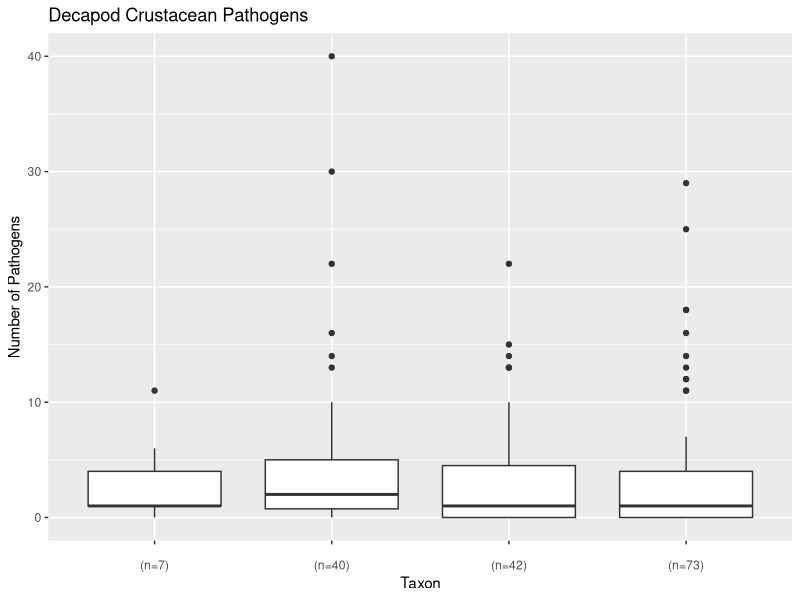
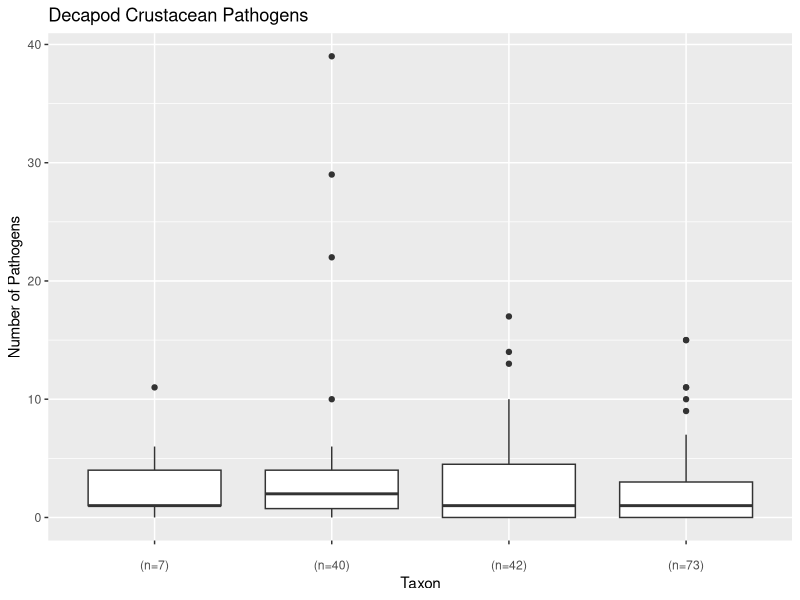
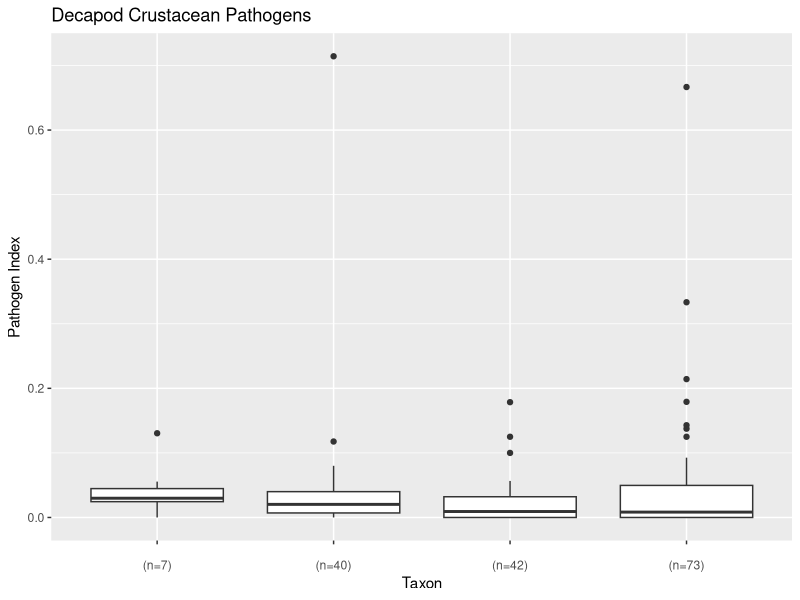
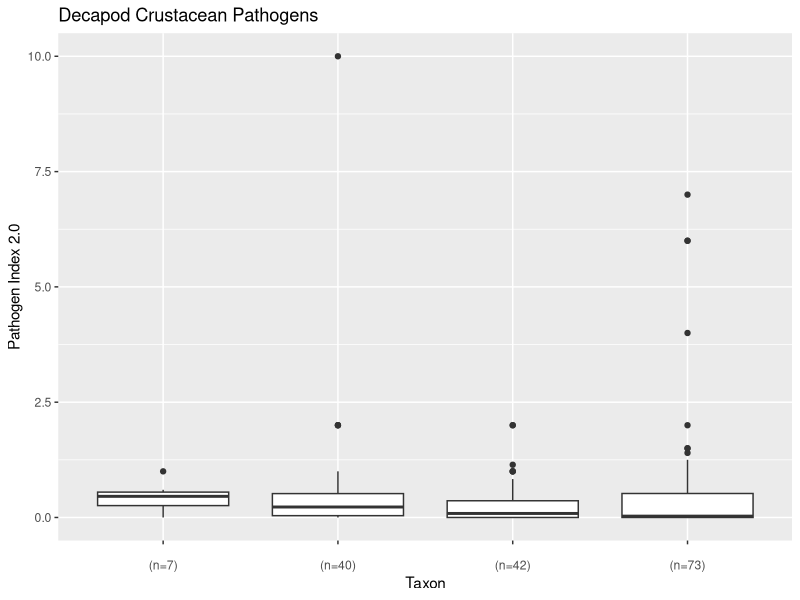
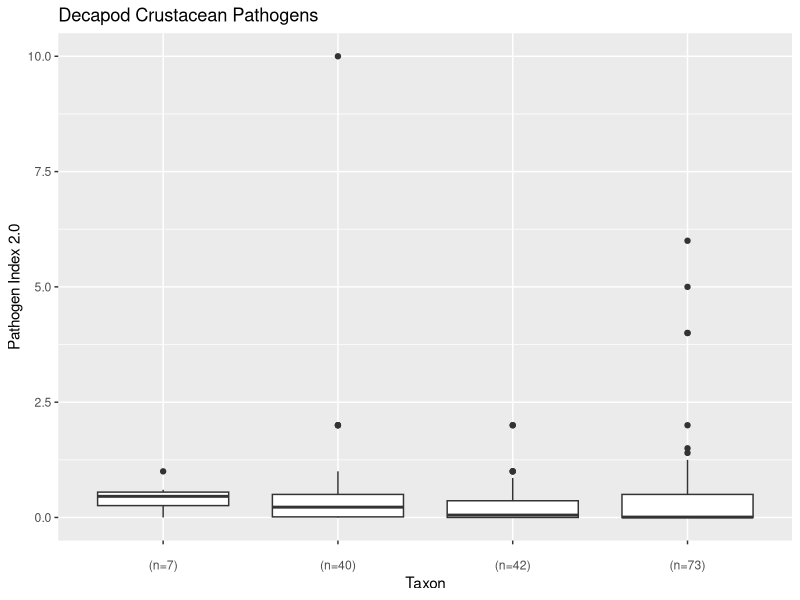
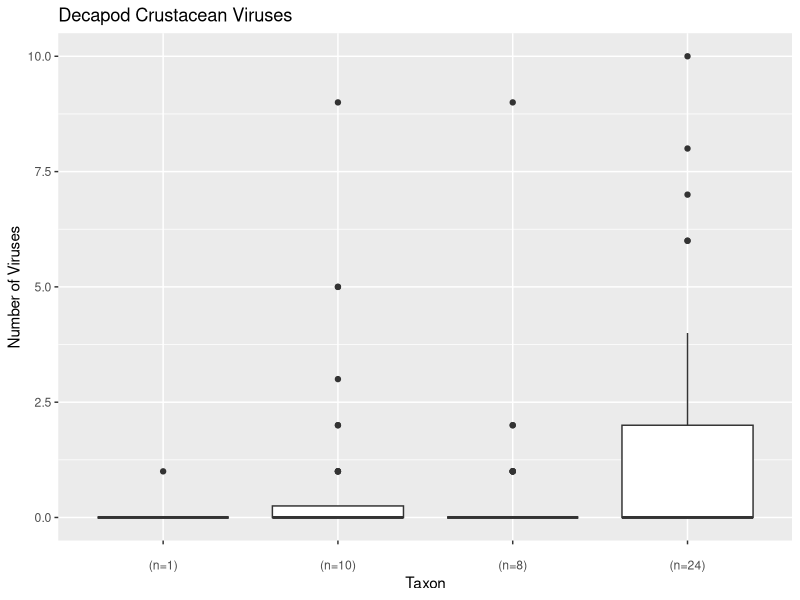
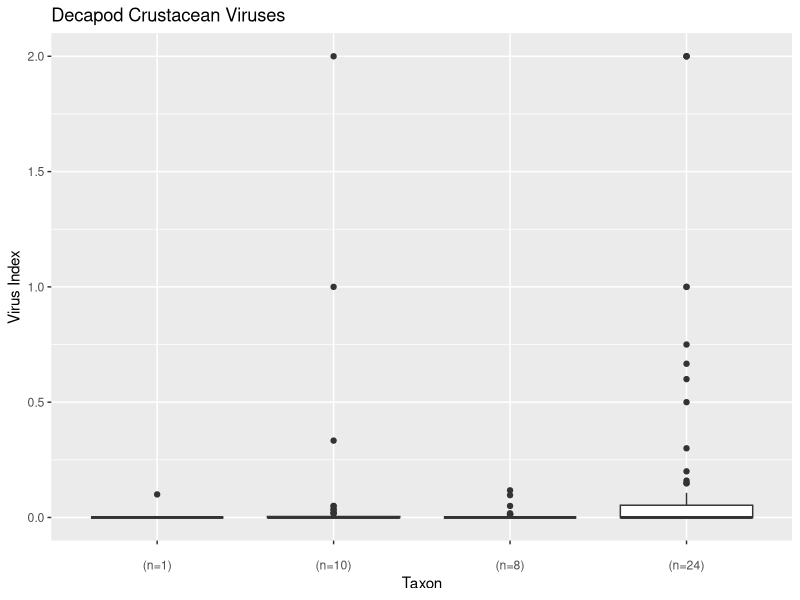
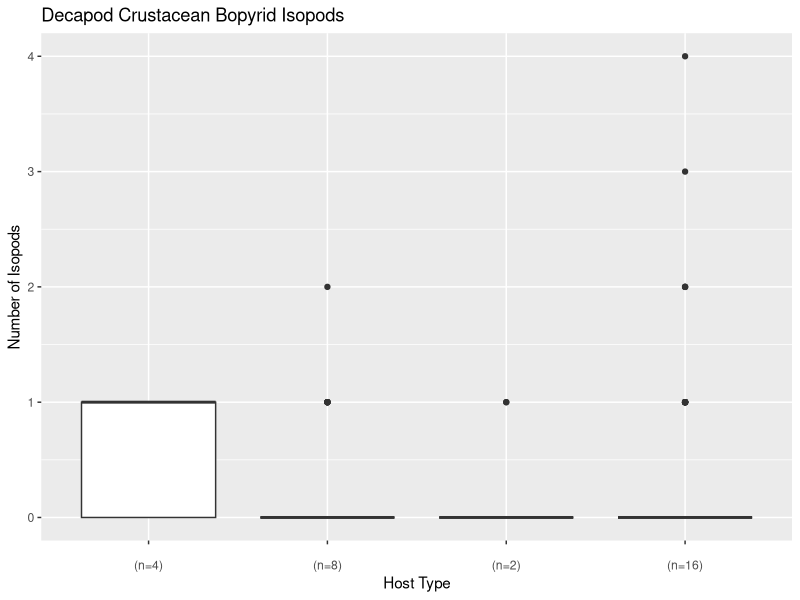

The R source for these figures, in order: (Note: this script raises an error after producing the figures.)
#Preliminary Plotting
######################
#162 SPECIES
######################

#####################
#SWEEP ENVIRONMENT
#####################

library(ggplot2)
library(dplyr)
library(cowplot)
library(reshape)
library(scales)


decapods <- read.csv("analyze_data/hosts_clean_pathcounts162.csv")
path_hosts <- read.csv("clean_data/path_hosts_clean.csv")
pathogens <- read.csv("clean_data/pathogen_clean.csv")
path_hosts_wild <- read.csv("clean_data/path_hosts_clean_wild.csv")
decapods_wild <- read.csv("analyze_data/hosts_clean_pathcounts162_wild.csv")

path_hosts %>% 
  group_by(in_wild) %>% 
  count(in_wild)

#Tasks
#1-Graph total number of pathogens per taxa
#2-Graph # viruses per host type
#3-Graph #isopods per taxa
#4-Graph rhizocephalan barnacles per taxa
#5-Graph # bacteria per taxa
#6-Graph # microsporidians per taxa
#7-Scatterplot number pathogens vs longevity
#8-scatterplot of num_viruses vs longev
#9-#boxplot of aq.hab vs num_pathogens
##*need to make simplified habitat column and continue
#10-boxplot of aq.hab vs num_viruses
#11-graph longevity by taxa
#12-Graph number pathogens by sociality
##*need to add what the scores mean
#13-Graph number of viruses by sociality
#14-Graph tranmission by taxa
#15-Graph requirements by taxa
#16-Graph size by taxa

levels(pathogens$pathogen_type)
#number of different types of pathogens
path_type_count <- pathogens %>% 
  group_by(pathogen_type) %>% 
  count(pathogen_type) %>% 
  rename(c(n="n_paths"))
path_type_count

####################################
#PLOTS


#1-
#Graph total number of pathogens per taxa
#create vector with host_type levels and number of species in each
xlab_path <- paste(levels(decapods$host_type),"\n(n=",
                   table(decapods$host_type),")",sep="")
ggplot(data=decapods, aes(x=host_type,y=num_pathogens))+
  geom_boxplot()+
  labs(x="Taxon",y="Number of Pathogens",title="Decapod Crustacean Pathogens")+
  scale_x_discrete(labels=xlab_path)

#wild
xlab_path_wild<- paste(levels(decapods_wild$host_type),"\n(n=",
                       table(decapods_wild$host_type),")",sep="")
ggplot(data=decapods_wild, aes(x=host_type,y=num_pathogens))+
  geom_boxplot()+
  labs(x="Taxon",y="Number of Pathogens",title="Decapod Crustacean Pathogens")+
  scale_x_discrete(labels=xlab_path_wild)

#1.5 Pathogens per taxon per citation (pathogen index)
ggplot(data=decapods, aes(x=host_type,y=num_pathogens/num_results))+
  geom_boxplot()+
  labs(x="Taxon",y="Pathogen Index",title="Decapod Crustacean Pathogens")+
  scale_x_discrete(labels=xlab_path)

#1.5.5 Try different index, divide by # pathogen citations instead
ggplot(data=decapods, aes(x=host_type,y=num_pathogens/path_search_results))+
  geom_boxplot()+
  labs(x="Taxon",y="Pathogen Index 2.0",title="Decapod Crustacean Pathogens")+
  scale_x_discrete(labels=xlab_path)
#wild
ggplot(data=decapods_wild, aes(x=host_type,y=num_pathogens/path_search_results))+
  geom_boxplot()+
  labs(x="Taxon",y="Pathogen Index 2.0",title="Decapod Crustacean Pathogens")+
  scale_x_discrete(labels=xlab_path_wild)

############
#Path groups by taxon
############

#2-
#Graph # viruses per host type
#create vector with host_type levels and number of each host_type that has viruses
#however, it's plotting all, including those spp with ZERO viruses
xlab_vir <- paste(levels(decapods$host_type),"\n(n=",
                  table(decapods$host_type[decapods$num_viruses>0]),")",sep="")
ggplot(data=decapods, aes(x=host_type,y=num_viruses))+
  geom_boxplot()+
  labs(x="Taxon",y="Number of Viruses",title="Decapod Crustacean Viruses")+
  scale_x_discrete(labels=xlab_vir)

#2.5 virus index per host type
ggplot(data=decapods, aes(x=host_type,y=(num_viruses/path_search_results)))+
  geom_boxplot()+
  labs(x="Taxon",y="Virus Index",title="Decapod Crustacean Viruses")+
  scale_x_discrete(labels=xlab_vir)

#3-
#graph isopods per taxa
#however plotting those with 0
xlab_isopod <- paste(levels(decapods$host_type),"\n(n=",
                     table(decapods$host_type[decapods$num_isopods>0]),")",sep="")
ggplot(data=decapods, aes(x=host_type,y=num_isopods))+
  geom_boxplot()+
  labs(x="Host Type",y="Number of Isopods",title="Decapod Crustacean Bopyrid Isopods")+
  scale_x_discrete(labels=xlab_isopod)
#isopod index
ggplot(data=decapods, aes(x=host_type,y=(num_isopods/path_search_results)))+
  geom_boxplot()+
  labs(x="Host Type",y="Isopod Index",title="Decapod Crustacean Bopyrid Isopods")+
  scale_x_discrete(labels=xlab_isopod)

#4-
#rhizocephalan barnacles per taxa
#however plotting those with 0
xlab_rhiz <- paste(levels(decapods$host_type),"\n(N=",
                   table(decapods$host_type[decapods$num_rhiz>0]),")",sep="")
ggplot(data=decapods, aes(x=host_type,y=num_rhiz))+
  geom_boxplot()+
  labs(x="Host Type",y="Number of Barnacles",title="Decapod Crustacean Rhizocephalan Barnacles")+
  scale_x_discrete(labels=xlab_rhiz)
#barnacle index
ggplot(data=decapods, aes(x=host_type,y=(num_rhiz/path_search_results)))+
  geom_boxplot()+
  labs(x="Host Type",y="Barnacle Index",title="Decapod Crustacean Rhizocephalan Barnacles")+
  scale_x_discrete(labels=xlab_rhiz)

#5-
#Graph # bacteria per taxa
xlab_bacteria <- paste(levels(decapods$host_type),"\n(N=",
                   table(decapods$host_type[decapods$num_bacteria>0]),")",sep="")
ggplot(data=decapods, aes(x=host_type,y=num_bacteria))+
  geom_boxplot()+
  labs(x="Host Type",y="Number of Bacteria Species",title="Decapod Crustacean Bacterial Parasites")+
  scale_x_discrete(labels=xlab_bacteria)
#bacteria index
ggplot(data=decapods, aes(x=host_type,y=(num_bacteria/path_search_results)))+
  geom_boxplot()+
  labs(x="Host Type",y="Bacteria Index",title="Decapod Crustacean Bacterial Parasites")+
  scale_x_discrete(labels=xlab_bacteria)
#5.1
#Graph # intracellular bacteria
xlab_bact_intra <- paste(levels(decapods$host_type),"\n(N=",
                         table(decapods$host_type[decapods$num_bacteria_intra>0]),")",sep="")
ggplot(data=decapods, aes(x=host_type,y=num_bacteria_intra))+
  geom_boxplot()+
  labs(x="Host Type",y="Number of Intracellular Bacteria Species",
       title="Decapod Crustacean Intracellular Bacterial Parasites")+
  scale_x_discrete(labels=xlab_bact_intra)
#intracellular bacteria index
ggplot(data=decapods, aes(x=host_type,y=(num_bacteria_intra/path_search_results)))+
  geom_boxplot()+
  labs(x="Host Type",y="Intracellular Bacteria Index",
       title="Decapod Crustacean Intracellular Bacterial Parasites")+
  scale_x_discrete(labels=xlab_bact_intra)
#5.2
#Graph # extracellular bacteria
xlab_bact_extra <- paste(levels(decapods$host_type),"\n(N=",
                         table(decapods$host_type[decapods$num_bacteria_extra>0]),")",sep="")
ggplot(data=decapods, aes(x=host_type,y=num_bacteria_extra))+
  geom_boxplot()+
  labs(x="Host Type",y="Number of Extracellular Bacteria Species",
       title="Decapod Crustacean Extracellular Bacterial Parasites")+
  scale_x_discrete(labels=xlab_bact_extra)
#intracellular  index
ggplot(data=decapods, aes(x=host_type,y=(num_bacteria_extra/path_search_results)))+
  geom_boxplot()+
  labs(x="Host Type",y="Intracellular Bacteria Index",
       title="Decapod Crustacean Extracellular Bacterial Parasites")+
  scale_x_discrete(labels=xlab_bact_extra)
#6-
#Graph # microsporidians per taxa
xlab_microsp <- paste(levels(decapods$host_type),"\n(N=",
                       table(decapods$host_type[decapods$num_microsp>0]),")",sep="")
ggplot(data=decapods, aes(x=host_type,y=num_microsp))+
  geom_boxplot()+
  labs(x="Host Type",y="Number of Microsporidians",title="Decapod Crustacean Microsporidian Parasites")+
  scale_x_discrete(labels=xlab_microsp)
#microsporidian index
ggplot(data=decapods, aes(x=host_type,y=(num_microsp/path_search_results)))+
  geom_boxplot()+
  labs(x="Host Type",y="Microsporidian Index",title="Decapod Crustacean Microsporidian Parasites")+
  scale_x_discrete(labels=xlab_microsp)

#Graph # apicomplexans
xlab_api <- paste(levels(decapods$host_type),"\n(N=",
                      table(decapods$host_type[decapods$num_api>0]),")",sep="")
ggplot(data=decapods, aes(x=host_type,y=num_api))+
  geom_boxplot()+
  labs(x="Host Type",y="Number of Apicomplexans",title="Decapod Crustacean Apicomplexan Parasites")+
  scale_x_discrete(labels=xlab_api)
#apicomplexan index
ggplot(data=decapods, aes(x=host_type,y=num_api/path_search_results))+
  geom_boxplot()+
  labs(x="Host Type",y="Apicomplexan Index",title="Decapod Crustacean Apicomplexan Parasites")+
  scale_x_discrete(labels=xlab_api)

#graph # cestodes
xlab_cestode <- paste(levels(decapods$host_type),"\n(N=",
                  table(decapods$host_type[decapods$num_cestode>0]),")",sep="")
ggplot(data=decapods, aes(x=host_type,y=num_cestode))+
  geom_boxplot()+
  labs(x="Host Type",y="Number of Cestodes",title="Decapod Crustacean Cestode Parasites")+
  scale_x_discrete(labels=xlab_cestode)
#apicomplexan index
ggplot(data=decapods, aes(x=host_type,y=num_cestode/path_search_results))+
  geom_boxplot()+
  labs(x="Host Type",y="Cestode Index",title="Decapod Crustacean Cestode Parasites")+
  scale_x_discrete(labels=xlab_cestode)

#graph # fungi
xlab_fungi <- paste(levels(decapods$host_type),"\n(N=",
                      table(decapods$host_type[decapods$num_fungi>0]),")",sep="")
ggplot(data=decapods, aes(x=host_type,y=num_fungi))+
  geom_boxplot()+
  labs(x="Host Type",y="Number of Fungi",title="Decapod Crustacean Fungi Parasites")+
  scale_x_discrete(labels=xlab_fungi)
#apicomplexan index
ggplot(data=decapods, aes(x=host_type,y=num_fungi/path_search_results))+
  geom_boxplot()+
  labs(x="Host Type",y="Fungi Index",title="Decapod Crustacean Fungi Parasites")+
  scale_x_discrete(labels=xlab_fungi)

#graph # nematodes
xlab_nematode <- paste(levels(decapods$host_type),"\n(N=",
                    table(decapods$host_type[decapods$num_nematode>0]),")",sep="")
ggplot(data=decapods, aes(x=host_type,y=num_nematode))+
  geom_boxplot()+
  labs(x="Host Type",y="Number of Nematode",title="Decapod Crustacean Nematode Parasites")+
  scale_x_discrete(labels=xlab_nematode)
#apicomplexan index
ggplot(data=decapods, aes(x=host_type,y=num_nematode/path_search_results))+
  geom_boxplot()+
  labs(x="Host Type",y="Nematode Index",title="Decapod Crustacean Nematode Parasites")+
  scale_x_discrete(labels=xlab_nematode)

#graph # trematodes
xlab_trematode <- paste(levels(decapods$host_type),"\n(N=",
                       table(decapods$host_type[decapods$num_trematode>0]),")",sep="")
ggplot(data=decapods, aes(x=host_type,y=num_trematode))+
  geom_boxplot()+
  labs(x="Host Type",y="Number of trematode",title="Decapod Crustacean trematode Parasites")+
  scale_x_discrete(labels=xlab_trematode)
#trematode index
ggplot(data=decapods, aes(x=host_type,y=num_trematode/path_search_results))+
  geom_boxplot()+
  labs(x="Host Type",y="trematode Index",title="Decapod Crustacean trematode Parasites")+
  scale_x_discrete(labels=xlab_trematode)

############
#Host Life History
############
#Longevity
############

#symbol codes:
bem_colors <- c("#D1800B","#694008","#1D6295","#84ACB6")
shapes <- c(0,1,17,3)
#emoji crab: 1f980
#emoji shrimp: 1f990
#don't think there's lobster or hermit crab =(
#emoji snail: 1f40c (for hermit crab??)

#7-
#scatterplot of num_pathogens vs longev
ggplot(data=decapods, aes(x=longev_max,y=num_pathogens,shape=host_type))+
  geom_point()+
  labs(x="Longevity (years)", y="Number of Pathogens")+
  scale_shape_manual(values=shapes,name="Taxon")+
  theme(legend.position=c(.55,.75),legend.title.align=0.5)+
  scale_x_continuous(limit=c(0,110))

#Longev and path number individual taxon graphs
ggplot(data=decapods, aes(x=longev_max,y=num_pathogens))+
  geom_point(shape=1)+
  labs(x="Longevity (years)", y="Number of Pathogens")+
  facet_wrap(~host_type)

#7.5 Longev and pathogen index
ggplot(data=decapods, aes(x=longev_max,y=num_pathogens/path_search_results,
                          shape=host_type))+
  geom_point()+
  labs(x="Longevity (years)", y="Pathogen Index")+
  scale_shape_manual(values=shapes,name="Host Type")+
  theme(legend.position=c(.55,.75),legend.title.align=0.5)

#Longev and path index individual taxon graphs
ggplot(data=decapods, aes(x=longev_max,y=num_pathogens/path_search_results))+
  geom_point(shape=1)+
  labs(x="Longevity (years)", y="Pathogen Index")+
  facet_wrap(~host_type)
#currently the index is adding a point way up high that is "Inf" because dividing by 0
##this should change with new search terms when I do that

#8-
#scatterplot of num_viruses vs longev
ggplot(data=decapods, aes(x=longev_max,y=num_viruses,shape=host_type))+
  geom_point()+
  labs(x="Longevity (years)", y="Number of Viruses")+
  scale_shape_manual(values=shapes,name="Host Type")+
  scale_x_continuous(limit=c(0,70))+
  theme(legend.position=c(.55,.75),legend.title.align=0.5)
#by taxon
ggplot(data=decapods, aes(x=longev_max,y=num_viruses))+
  geom_point(shape=1)+
  labs(x="Longevity (years)", y="Number of Viruses")+
  scale_x_continuous(limit=c(0,70))+
  facet_wrap(~host_type)
#How to Save a plot to main folder if I had a plot called long_vir_plot
ggsave("outputs/bem2018_virus_longev_plot.png",plot=long_vir_plot,
       width=6,
       height=6.7,
       unit=c("in"),
       scale=1)

#8.5 Longevity and virus index
ggplot(data=decapods, aes(x=longev_max,y=virus_index,fill=host_type))+
  geom_point(pch=21,size=1.5,col="black",alpha=.85)+
  labs(x="Longevity (years)", y="Virus Index")+
  scale_fill_manual(values=bem_colors,name="Host Type")
#longevity and virus index by taxon
ggplot(data=decapods, aes(x=longev_max,y=num_viruses/path_search_results))+
  geom_point(shape=1)+
  labs(x="Longevity (years)", y="Viruses Index")+
  scale_x_continuous(limit=c(0,70))+
  facet_wrap(~host_type)

#11-
#Graph longevity by taxa (no pathogen info)
xlab_long <- paste(levels(decapods$host_type),"\n(n=",
                   table(decapods$host_type[decapods$longev_max!="NA"]),")",sep="")
ggplot(data=decapods,aes(x=host_type,y=longev_max))+
  geom_boxplot()+
  scale_x_discrete(labels=xlab_long)+
  labs(x="Taxon",y="Longevity")

################
#Habitat
################
#9-
#boxplot of aq.hab vs num_pathogens
levels(decapods$aq_hab)
lab_hab <- paste(c("Freshwater","Euryhaline","Marine"),"\n(n=",
                   table(decapods$aq_hab),")",sep="")
ggplot(data=decapods, aes(x=aq_hab,y=num_pathogens))+
  geom_boxplot()+
  labs(x="Habitat",y="Number of Pathogens",title="Decapod Crustacean Pathogens")+
  scale_x_discrete(labels=lab_hab,limits=c("fw","euryhaline","marine"))
#pathogen index
ggplot(data=decapods, aes(x=aq_hab,y=num_pathogens/path_search_results))+
  geom_boxplot()+
  labs(x="Habitat",y="Pathogen Index",title="Decapod Crustacean Pathogens")+
  scale_x_discrete(labels=lab_hab,limits=c("fw","euryhaline","marine"))

#10-
#boxplot of aq.hab vs num_viruses
ggplot(data=decapods, aes(x=aq_hab,y=num_viruses))+
  geom_boxplot()+
  labs(x="Habitat",y="Number of Viruses",title="Decapod Crustacean Pathogens")+
  scale_x_discrete(labels=lab_hab,limits=c("fw","euryhaline","marine"))
#virus index
ggplot(data=decapods, aes(x=aq_hab,y=num_viruses/path_search_results))+
  geom_boxplot()+
  labs(x="Habitat",y="Virus Index",title="Decapod Crustacean Pathogens")+
  scale_x_discrete(labels=lab_hab,limits=c("fw","euryhaline","marine"))

##################
#Sociality
##################
  
#12-
#Graph number pathogens by sociality
as.factor(decapods$social_score)
xlab_soc_path <- paste(levels(decapods$social_score),
                       "\n(n=",table(decapods$social_score[decapods$num_pathogens>0]),")",sep="")
ggplot(data=decapods, aes(x=as.factor(social_score),y=num_pathogens))+
  geom_boxplot()+
  labs(x="Social Score",y="Number of Pathogens",title="Decapod Crustacean Pathogens and Sociality")+
  scale_x_discrete(labels=xlab_soc_path)
#extrapolated by family (extrapolates for 32 unknowns)
xlab_soc_fam_path <- paste(levels(decapods$social_score),
                           "\n(n=",table(decapods$fam_soc_score[decapods$num_pathogens>0]),")",sep="")
ggplot(data=decapods, aes(x=as.factor(fam_soc_score),y=num_pathogens))+
  geom_boxplot()+
  labs(x="Sociality",y="Number of Pathogens",title="Decapod Crustacean Pathogens and Sociality")+
  scale_x_discrete(labels=xlab_soc_path)
#with path index instead of count
ggplot(data=decapods, aes(x=as.factor(fam_soc_score),y=num_pathogens/path_search_results))+
  geom_boxplot()+
  labs(x="Sociality",y="Pathogen Index",title="Decapod Crustacean Pathogens and Sociality")+
  scale_x_discrete(labels=xlab_soc_path)

#13-
#Graph number of viruses by sociality
#extrapolated by family
xlab_soc_vir <- paste(levels(decapods$social_score),"\n(n=",
                  table(decapods$fam_soc_score[decapods$num_viruses>0]),")",sep="")
ggplot(data=decapods, aes(x=fam_soc_score,y=num_viruses))+
  geom_boxplot()+
  labs(x="Sociality",y="Number of Viruses",title="Decapod Crustacean Viruses and Sociality")+
  scale_x_discrete(labels=xlab_soc_vir)
#virus index
ggplot(data=decapods, aes(x=fam_soc_score,y=num_viruses/path_search_results))+
  geom_boxplot()+
  labs(x="Sociality",y="Virus Index",title="Decapod Crustacean Viruses and Sociality")+
  scale_x_discrete(labels=xlab_soc_vir)

#####################
#Pathogen Characteristics
#####################

#14-Graph tranmission by taxa
xlab_trans <- paste(levels(decapods$host_type),
                    "\n(n=",table(decapods$host_type[decapods$num_pathogens>0]),")",sep="")
dec_trans <- decapods %>% 
  select(host_type, num_complex, num_direct) %>% 
  melt(id="host_type")

ggplot(data=dec_trans,aes(x=host_type,y=value,fill=variable))+
  geom_boxplot()+
  labs(x="Taxon",y="Number of Pathogens")
#index
dec_trans_index <- decapods %>% 
  select(host_type, num_complex, num_direct,path_search_results) %>% 
  mutate(complex=num_complex/path_search_results) %>% 
  mutate(direct=num_direct/path_search_results) %>% 
  select(host_type,complex,direct) %>% 
  melt(id="host_type")
ggplot(data=dec_trans_index,aes(x=host_type,y=value,fill=variable))+
  geom_boxplot()+
  labs(x="Taxon",y="Pathogen Index")
#proportion direct
ggplot(data=decapods, aes(x=host_type,y=prop_direct))+
  geom_boxplot()+
  labs(x="Taxon",y="Proportion with Direct Transmission",title="Decapod Crustacean Parasite Tranmission Type")+
  scale_x_discrete(labels=xlab_trans)


#15-Graph requirements by taxa
xlab_req <- paste(levels(decapods$host_type),
                  "\n(n=",table(decapods$host_type[decapods$num_pathogens>0]),")",sep="")
dec_req <- decapods %>% 
  select(host_type, num_obligate, num_opportunist) %>% 
  melt(id="host_type")
ggplot(data=dec_req,aes(x=host_type,y=value,fill=variable))+
  geom_boxplot()+
  labs(x="Taxon",y="Number of Pathogens")
#index
dec_req_index <- decapods %>% 
  select(host_type, num_obligate, num_opportunist, path_search_results) %>% 
  mutate(obligate=num_obligate/path_search_results) %>% 
  mutate(opportunist=num_opportunist/path_search_results) %>% 
  select(host_type,obligate,opportunist) %>% 
  melt(id="host_type")
ggplot(data=dec_req_index,aes(x=host_type,y=value,fill=variable))+
  geom_boxplot()+
  labs(x="Taxon",y="Pathogen Index")
#proportion obligate
ggplot(data=decapods, aes(x=host_type,y=prop_obligate))+
  geom_boxplot()+
  labs(x="Taxon",y="Proportion Obligate Parasites",title="Decapod Crustacean Parasite Tranmission Type")+
  scale_x_discrete(labels=xlab_req)

#16-Graph size by taxa
xlab_pathsize <- paste(levels(decapods$host_type),"\n(n=",
                       table(decapods$host_type[decapods$num_pathogens>0]),")",sep="")
dec_size <- decapods %>% 
  select(host_type, num_macro, num_micro) %>% 
  melt(id="host_type")
ggplot(data=dec_size,aes(x=host_type,y=value,fill=variable))+
  geom_boxplot()+
  labs(x="Taxon",y="Number of Pathogens")
#index
dec_size_index <- decapods %>% 
  select(host_type, num_macro, num_micro, path_search_results) %>% 
  mutate(macro=num_macro/path_search_results) %>% 
  mutate(micro=num_micro/path_search_results) %>% 
  select(host_type,macro,micro) %>% 
  melt(id="host_type")
ggplot(data=dec_size_index,aes(x=host_type,y=value,fill=variable))+
  geom_boxplot()+
  labs(x="Taxon",y="Pathogen Index")
#proportion macro
ggplot(data=decapods, aes(x=host_type,y=prop_macro))+
  geom_boxplot()+
  labs(x="Taxon",y="Proportion Macro Parasites",title="Decapod Crustacean Parasite Tranmission Type")+
  scale_x_discrete(labels=xlab_pathsize)
